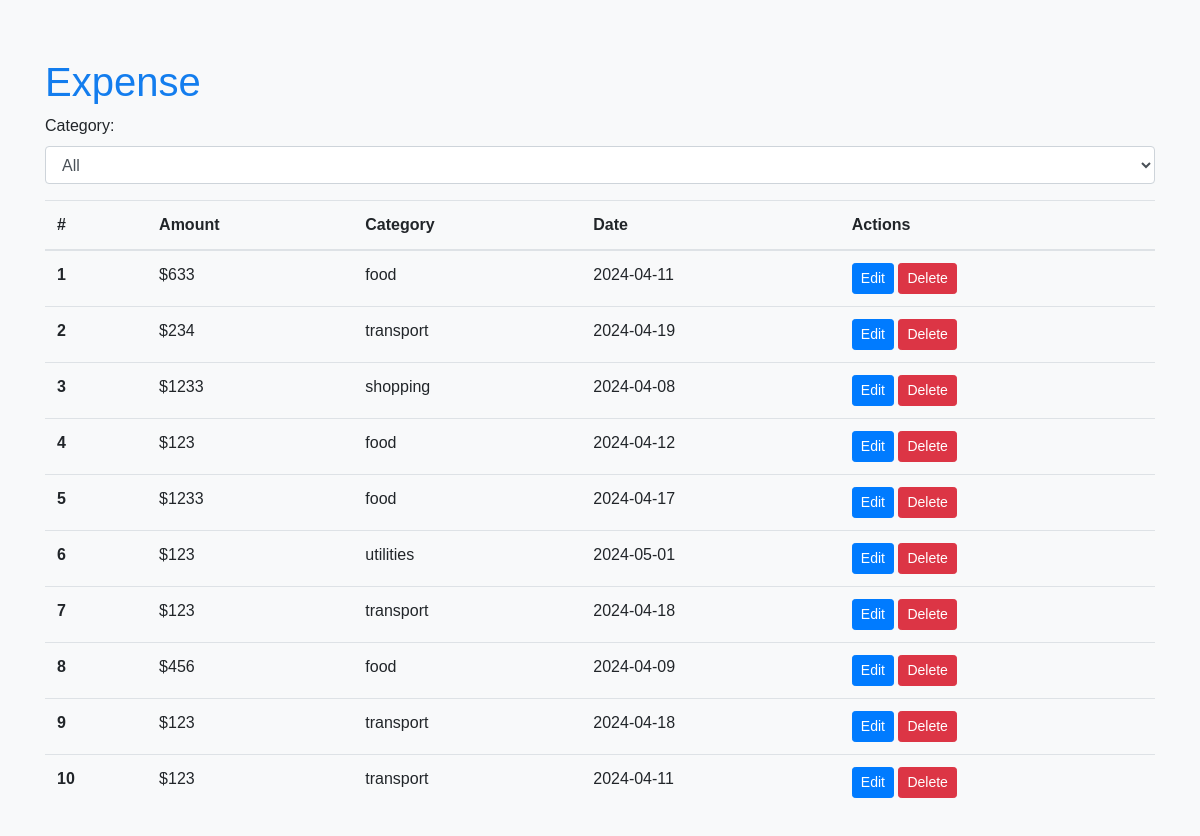
Page /viewexpense (signed in) on the committed database.
### tables this page shows
CREATE TABLE expense
                 (id INTEGER PRIMARY KEY AUTOINCREMENT, 
                 userid INTEGER,
                 amount DECIMAL(10, 2) NOT NULL,
                 category VARCHAR(50) NOT NULL,
                 description TEXT,
                 date DATE NOT NULL,
                 created_at TIMESTAMP DEFAULT CURRENT_TIMESTAMP);

### app.py (the view)
@app.route('/viewexpense')
def show_expenses():
    expenses = fetch_actual_expenses()
    conn = sqlite3.connect('expense_tracker.db')
    conn.row_factory = sqlite3.Row
    cur = conn.cursor()
    cur.execute("SELECT DISTINCT category FROM expense")
    categories = [row['category'] for row in cur.fetchall()]
    return render_template('viewexpense.html', expenses=expenses,categories=categories)

### app.py (called while the page is built)
def fetch_actual_expenses():
    conn = sqlite3.connect('expense_tracker.db')
    cur = conn.cursor()
    cur.execute("SELECT  id,amount, category, date FROM expense WHERE userid = ?", (session['userid'],))
    expenses = cur.fetchall()
    conn.close()
    return expenses

### templates/viewexpense.html (shortened to what this page needs)
<!DOCTYPE html>
<html lang="en">
<head>
    <link rel="stylesheet" href="https://stackpath.bootstrapcdn.com/bootstrap/4.5.2/css/bootstrap.min.css">
</head>
<body>
    <div class="container mt-5">
        <h1 style="color: #137dee;">Expense</h1>
        <div class="filter-container mb-3">
            <label for="categoryFilter">Category:</label>
            <select id="categoryFilter" class="form-control">
                <option value="">All</option>
            </select>
        </div>
        <div class="row">
            <div class="col">
                <table class="table">
                    <thead>
                        <tr>
                            <th scope="col">#</th>
                            <th scope="col">Amount</th>
                            <th scope="col">Category</th>
                            <th scope="col">Date</th>
                            <th scope="col">Actions</th>
                        </tr>
                    </thead>
                    <tbody>
                        {% for expense in expenses %}
                    <tr>
                        <th scope="row">{{ loop.index }}</th>
                        <td>${{ expense[1] }}</td>
                        <td>{{ expense[2] }}</td>
                        <td>{{ expense[3] }}</td>
                        <td>
                            <a href="#" class="btn btn-sm btn-primary" onclick="loadPage('/edit/{{ expense[0] }}')">Edit</a>
                            <form action="#" method="post" style="display: inline;" onclick="loadPage('/delete/{{ expense[0]}}')" onsubmit="return confirm('Are you sure you want to delete this expense?');">
                                <input type="submit" value="Delete" class="btn btn-sm btn-danger">
                            </form>
                        </td>
                    </tr>
                          {% endfor %}
                    </tbody>
                </table>
            </div>
        </div>
    </div>
</body>
</html>

### templates/viewexpense.html (style rules this page uses)
body { font-family: Arial, sans-serif; background-color: #f8f9fa; padding: 10px; }

### rows in the picture
expense: amount "633", category "food", date "2024-04-11"
expense: amount "234", category "transport", date "2024-04-19"
expense: amount "1233", category "shopping", date "2024-04-08"
expense: amount "123", category "food", date "2024-04-12"
expense: amount "1233", category "food", date "2024-04-17"
expense: amount "123", category "utilities", date "2024-05-01"
expense: amount "123", category "transport", date "2024-04-18"
expense: amount "456", category "food", date "2024-04-09"
expense: amount "123", category "transport", date "2024-04-18"
expense: amount "123", category "transport", date "2024-04-11"
